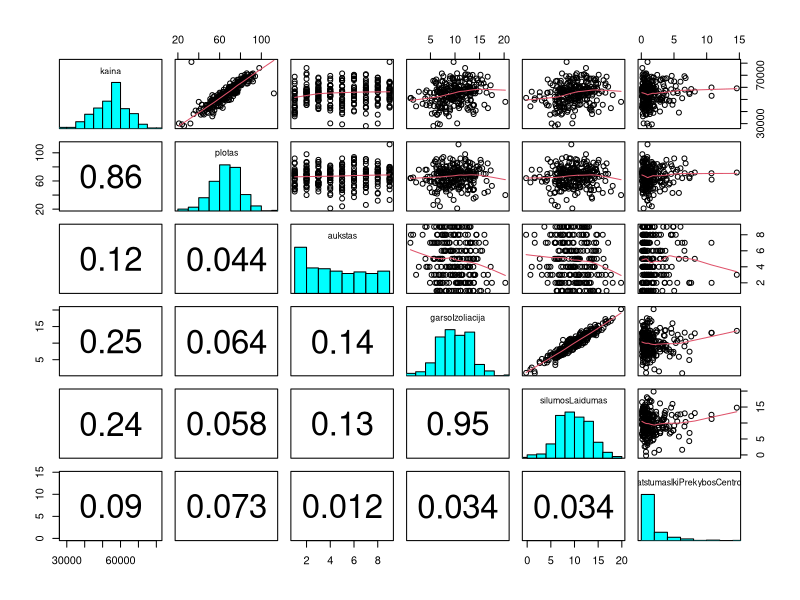
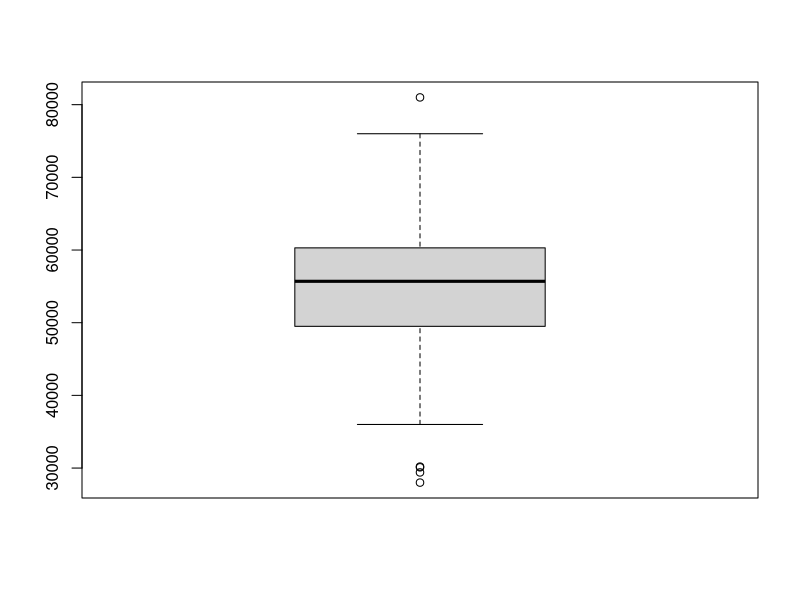
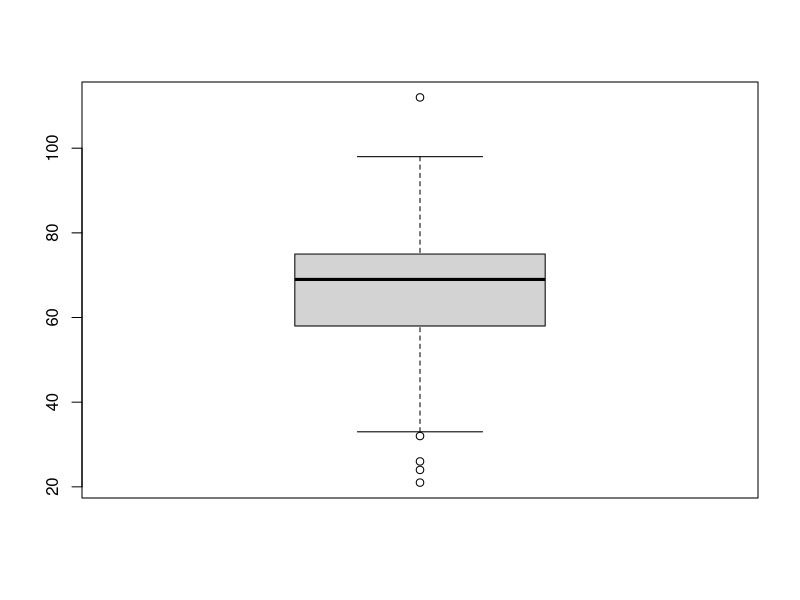
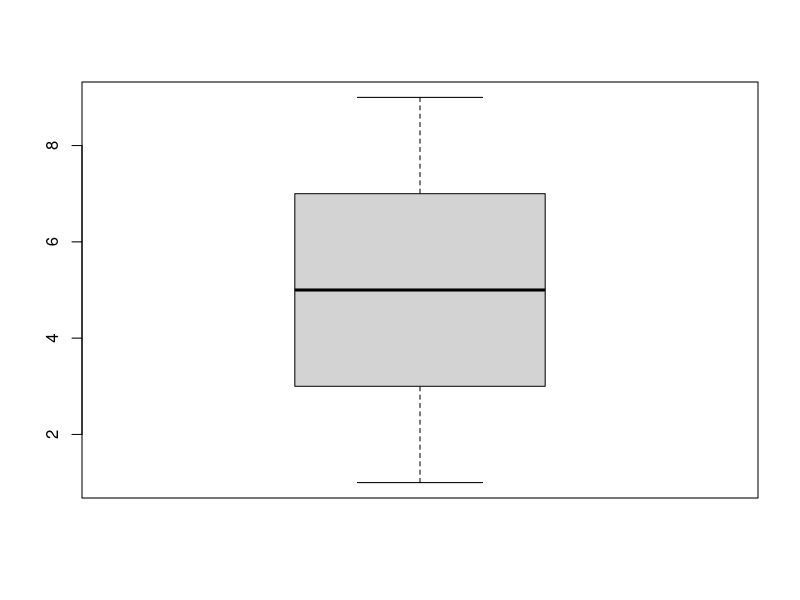
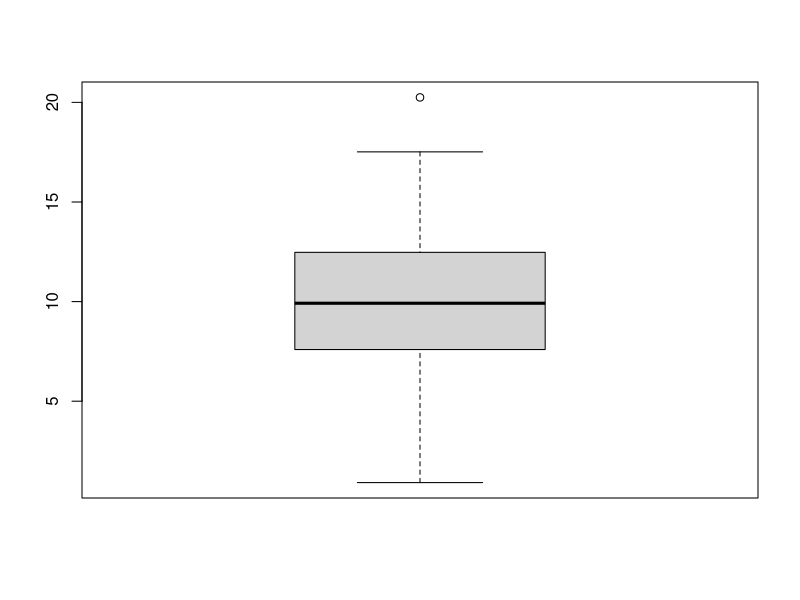
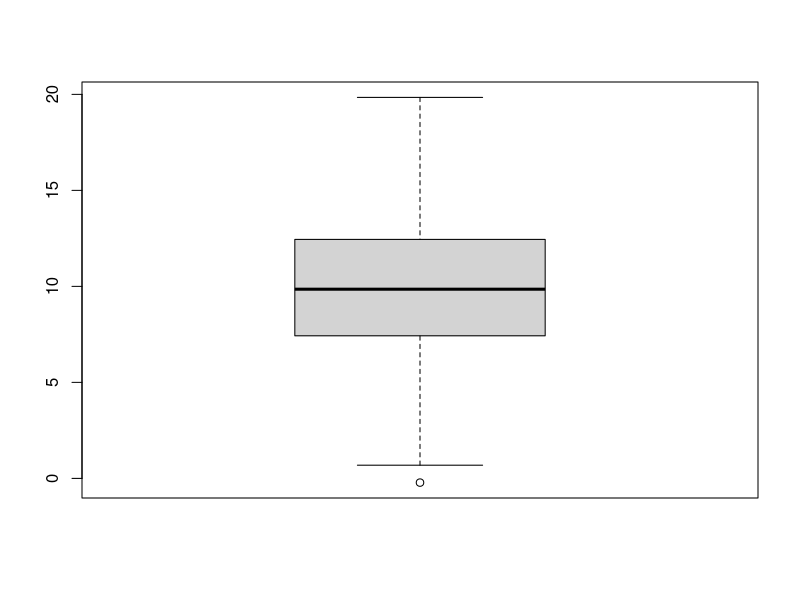
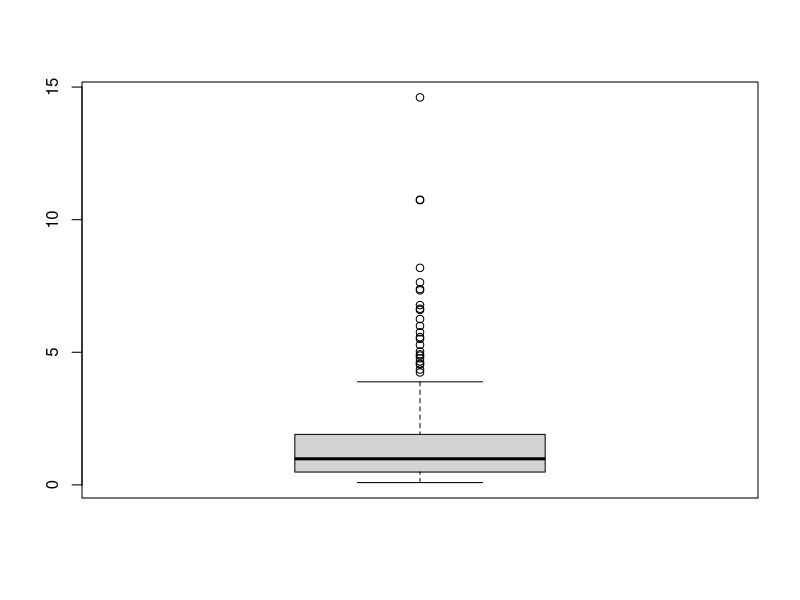
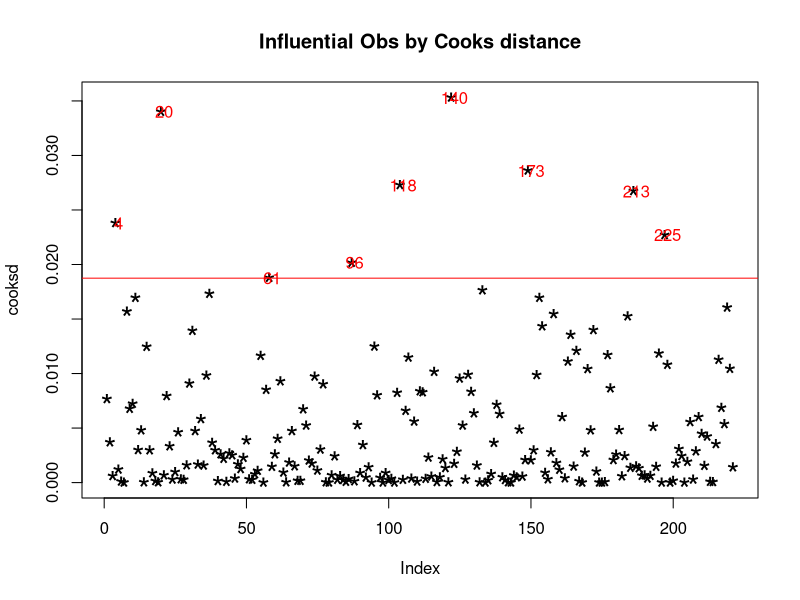

These figures' R source, in order: (Note: this script raises an error after producing the figures.)
setwd("C:/Users/Paul/Desktop/Econometrics2/task4")
data=read.csv2("data.csv")
install.packages('car')
install.packages('lmtest')
library(lmtest)
library(car)

panel.hist <- function(x, ...)                                   
{
  usr <- par("usr"); on.exit(par(usr))
  par(usr = c(usr[1:2], 0, 1.5) )
  h <- hist(x, plot = FALSE)
  breaks <- h$breaks; nB <- length(breaks)
  y <- h$counts; y <- y/max(y)
  rect(breaks[-nB], 0, breaks[-1], y, col = "cyan", ...)
}

panel.cor <- function(x, y, digits = 2, prefix = "", cex.cor,...)
{
  usr <- par("usr"); on.exit(par(usr))
  par(usr = c(0, 1, 0, 1))
  r <- abs(cor(x, y))
  txt <- format(c(r, 0.123456789), digits = digits)[1]
  txt <- paste0(prefix, txt)
  if(missing(cex.cor)) cex.cor <- 0.8/strwidth(txt)
  text(0.5, 0.5, txt, cex = 3)
}

pairs(data,upper.panel=panel.smooth,diag.panel=panel.hist,lower.panel=panel.cor)      #aiskiai matosi, jog kaina nuo ploto turi tiesiskumo priklausomybe        

cor(data$atstumasIkiPrekybosCentro,data$kaina)


z=numeric(0)
x=names(data)
for(i in 1:length(x)){
  y=boxplot(data[,i])
  y$out
  z=c(z,length(y$out))
}

remove_outliers <- function(x) {              # ideja gauta is http://stackoverflow.com/questions/4787332/how-to-remove-outliers-from-a-dataset
  qnt <- quantile(x, probs=c(.25, .75), na.rm = T)       #na.rm logical; if true, any NA and NaN's are removed from x before the quantiles are computed.
  H <- 1.5 * IQR(x, na.rm = T)
  y <- x
  y[x < (qnt[1] - H)] <- NA
  y[x > (qnt[2] + H)] <- NA
  return(y)
}
newdata=lapply(data,remove_outliers)
newdata=data.frame(newdata)

row.has.na <- apply(newdata, 1, function(x){any(is.na(x))})
newdata<- newdata[!row.has.na,]




mod=lm(newdata$kaina~newdata$plotas + newdata$aukstas+newdata$garsoIzoliacija+newdata$silumosLaidumas+newdata$atstumasIkiPrekybosCentro)
summary(mod) # du nereiksmingus rodo
install.packages('lmtest')
resettest(mod,power=2:3,type="regressor")   #nereikia kelti laipsniais kintamuosius


vif(mod)  # kolinearumo problema su silumos ir garso laidumu
cor(data$garsoIzoliacija,data$silumosLaidumas)    # kadangi ju koreliacija arti vieneto, galime viena kintamaji tiesiog ismest When the correlation between x1 and x2 is exactly one, the situation is called perfect collinearity, and one covariate needs to be removed from the regression model in order to estimate a solution. http://www.nature.com/bdj/journal/v199/n7/full/4812743a.html
cor.test(data$garsoIzoliacija,data$silumosLaidumas) #nors 95 percent confidence interval:0.9409172 0.9635591 bet vistiek ismetame viena is koreliuotu kintamuju
#ismetame garso laiduma ir atstuma iki prekyb

aukstasn=factor(newdata$aukstas)


mod11=lm(kaina~-1+plotas +aukstasn+garsoIzoliacija,data=newdata)
AIC(mod11)
summary(mod11)
mod12=lm(kaina~-1+plotas +aukstas+garsoIzoliacija,data=newdata)
AIC(mod12)
summary(mod12)   ## reik atskirt pirma auksta nuo kitu, nezinau kaip irodyt kad 2-9 aukstai vienoda itaka turi

mod13=lm(kaina~-1+plotas +aukstasn+log(garsoIzoliacija),data=newdata)
summary(mod13)
AIC(mod13)

#informacija rasta http://r-statistics.co/Outlier-Treatment-With-R.html
outlierTest(mod11)
newdata[20,]

cooksd <- cooks.distance(mod11)
plot(cooksd, pch="*", cex=2, main="Influential Obs by Cooks distance")  # plot cook's distance
abline(h = 4*mean(cooksd, na.rm=T), col="red")  # add cutoff line
text(x=1:length(cooksd)+1, y=cooksd, labels=ifelse(cooksd>4*mean(cooksd, na.rm=T),names(cooksd),""), col="red")  # add labels, na.rm  a logical value indicating whether NA values should be stripped before the computation proceeds.
influential <- as.numeric(names(cooksd)[(cooksd > 4*mean(cooksd, na.rm=T))]) 

newdata2=newdata[-c(influential), ]
aukstasn2=factor(newdata2$aukstas)
mod111=lm(kaina~-1+plotas +aukstasn2+garsoIzoliacija,data=newdata2)

summary(mod111)
plot(mod111)
AIC(mod111)

aukstas2=newdata2$aukstas==1
mod112=lm(kaina~-1+plotas +aukstas2+garsoIzoliacija,data=newdata2)
summary(mod112)
plot(mod112)
AIC(mod112)

cooksd <- cooks.distance(mod112)
plot(cooksd, pch="*", cex=2, main="Influential Obs by Cooks distance")  # plot cook's distance
abline(h = 4*mean(cooksd, na.rm=T), col="red")  # add cutoff line
text(x=1:length(cooksd)+1, y=cooksd, labels=ifelse(cooksd>4*mean(cooksd, na.rm=T),names(cooksd),""), col="red")  # add labels, na.rm  a logical value indicating whether NA values should be stripped before the computation proceeds.
influential <- as.numeric(names(cooksd)[(cooksd > 4*mean(cooksd, na.rm=T))]) 
newdata3=newdata2[-c(influential), ]

aukstas3=newdata3$aukstas==1
mod113=lm(kaina~-1+plotas +aukstas3+garsoIzoliacija,data=newdata3)
summary(mod113)
plot(mod113)
AIC(mod113)
vif(mod113)

bptest(mod113)            # neatmetam hipotezes kad homoskedastiskas

durbinWatsonTest(mod113)  # neatmetam hipotezes kad nera autokoreliacijos 


kable(summary(lm(y~x))$coef, digits=2) #grazesne lentele





